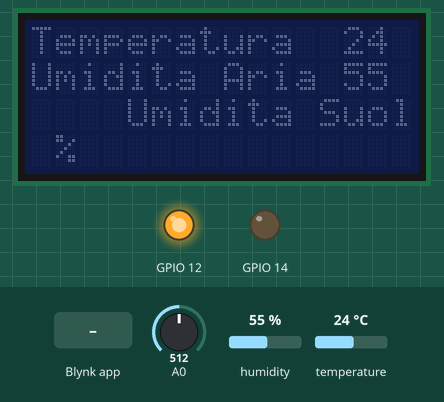
Simulated run of this sketch. Board: ESP8266 (NodeMCU). Shown: 16×4 character LCD, output pins drawn as LEDs (lit = HIGH). Inputs (shaded band) come from the test bench; at power-on: temperature 24 °C, humidity 55 %, A0 = 512. WiFi joins after 1.5 s; servers stay silent unless stated; the local clock reads 2024-03-15 10:24:30 at power-on unless the sketch sets it; what the sketch prints to the serial monitor is not drawn.

Above: at 3.0 s.
3.1 s: temperature set to 21 °C
At 4.7 s:
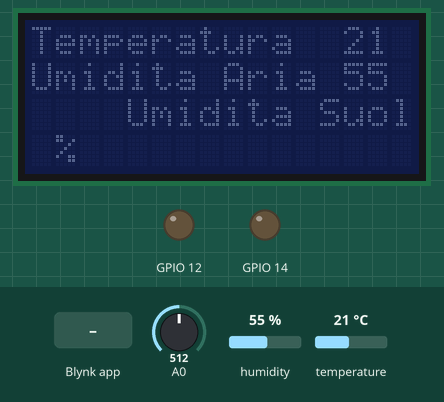
5.5 s: Blynk app writes 0 to V20
At 7.1 s:
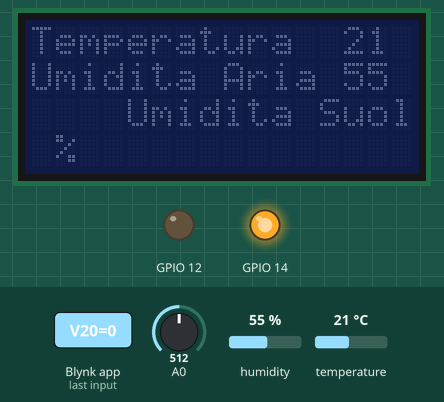
7.6 s: temperature set to 28 °C
At 9.4 s:
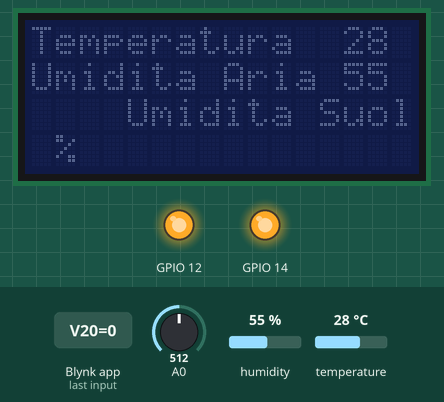
9.8 s: humidity set to 22 %
At 11.6 s:
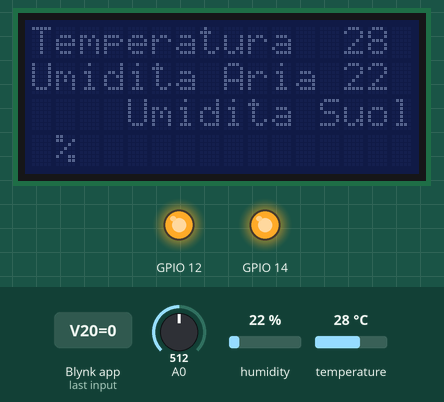
11.9 s: humidity set to 40 %
At 13.8 s:
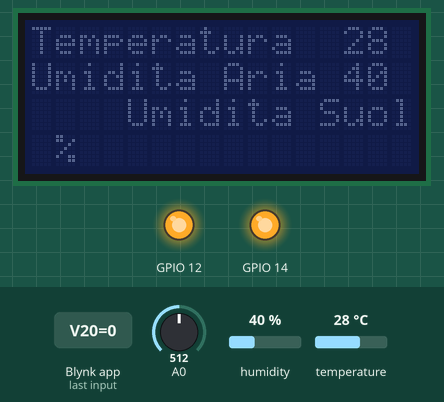
14.1 s: Blynk app writes 1 to V20
At 15.2 s:
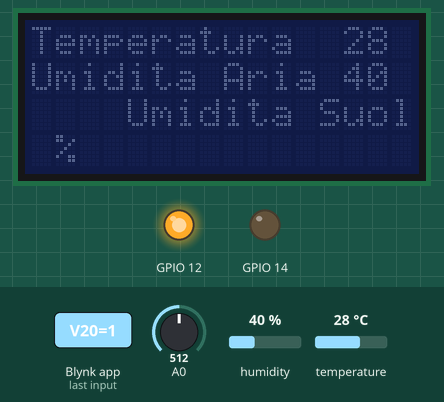
Timing chart, 0 to 17.1 s (numbered marks = the images above; inputs shaded):
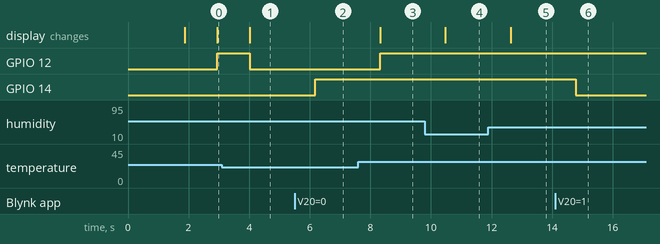

The sketch:

semenzario.ino
```cpp
/* Comment this out to disable prints and save space */


#define TEMPERATURE_TARGET 23
#define ORA_START 8
#define ORA_FINE 20

// ================


#define BLYNK_PRINT Serial


#include <ESP8266WebServer.h>
#define HTTP_REST_PORT 80
ESP8266WebServer server(HTTP_REST_PORT);

//#define BLYNK_TEMPLATE_ID "TMPLPgelnWJW"
//#define BLYNK_DEVICE_NAME "semensario"
//#define BLYNK_AUTH_TOKEN "cTBbhJBp4kWOQSTiWS6cVkh0XeVXsLvz"
#define BLYNK_AUTH_TOKEN "9Agk4hRr9jJHJKOeM80lcWimvgLoO6T1"

#include <Wire.h>
#include "LiquidCrystal_I2C.h"

#include <ESP8266WiFi.h>
#include <BlynkSimpleEsp8266.h>
#include <TimeLib.h>
#include <WidgetRTC.h>


LiquidCrystal_I2C lcd(0x27, 16, 4);

#define DHT11_PIN D11
#define RELE_TMP_PIN D12
#define RELE_LUCI_PIN D13

#include "dht11.h"

char auth[] = BLYNK_AUTH_TOKEN;

// Your WiFi credentials.
// Set password to "" for open networks.
char ssid[] = "FilippoViola";
char pass[] = "alicepi1";

//char ssid[] = "GIARDINO";
//char pass[] = "alicepi1";

BlynkTimer timer;
WidgetRTC rtc;

String currentTime;
String currentDate;
bool luce_accesa = false;
dht11 DHT;

bool temp_attiva=false;
bool en_luci=true;
bool en_resistenza=true;
/*
// This function is called every time the Virtual Pin 0 state changes
BLYNK_WRITE(V0)
{
  // Set incoming value from pin V0 to a variable
  int value = param.asInt();

  // Update state
  Blynk.virtualWrite(V1, value);
}

*/
// This function is called every time the device is connected to the Blynk.Cloud
BLYNK_CONNECTED()
{
  // Change Web Link Button message to "Congratulations!"
  //Blynk.setProperty(V3, "offImageUrl", "https://static-image.nyc3.cdn.digitaloceanspaces.com/general/fte/congratulations.png");
  //Blynk.setProperty(V3, "onImageUrl",  "https://static-image.nyc3.cdn.digitaloceanspaces.com/general/fte/congratulations_pressed.png");
  //Blynk.setProperty(V3, "url", "https://docs.blynk.io/en/getting-started/what-do-i-need-to-blynk/how-quickstart-device-was-made");
}

BLYNK_WRITE(V20) //Button luci
{
  en_luci =  param.asInt()==1;
}
BLYNK_WRITE(V21) //Button resistenza
{
   en_resistenza =  param.asInt()==1;
}

// This function sends Arduino's uptime every second to Virtual Pin 2.
void clockDisplay()
{
  // You can call hour(), minute(), ... at any time
  // Please see Time library examples for details

  currentTime = String(hour()) + ":" + minute() + ":" + second();
  currentDate = String(day()) + " " + month() + " " + year();


  // Send time to the App
  Blynk.virtualWrite(V1, currentTime);
  // Send date to the App
  Blynk.virtualWrite(V2, currentDate);
}

float _temperature;
float _humidity;
float mois;
void temperature()
{
  // return;

    mois = analogRead(A0);

   int chk;
  //Serial.print("DHT11, \t");
  chk = DHT.read(DHT11_PIN);    // READ DATA
  switch (chk){
    case DHTLIB_OK:
                Serial.print("OK,\t");
                break;
    case DHTLIB_ERROR_CHECKSUM:
                Serial.print("Checksum error,\t");
                break;
    case DHTLIB_ERROR_TIMEOUT:
                Serial.print("Time out error,\t");
                break;
    default:
                Serial.print("Unknown error,\t");
                break;
  }

  _humidity =  DHT.humidity;
  _temperature =  DHT.temperature;

  Blynk.virtualWrite(V3, DHT.humidity);
  Blynk.virtualWrite(V4, DHT.temperature);
  Blynk.virtualWrite(V5, mois);

  Serial.print(DHT.humidity,1);
  Serial.print(",\t");
  Serial.print(DHT.temperature,1);
  Serial.print(",\t");
  Serial.println(mois,1);

  lcd.setCursor(0,0);
  lcd.print("Temperatura ");
  lcd.setCursor(13,0);
  lcd.print(DHT.temperature);
  //lcd.setCursor(17,0);
  //lcd.print("°");

  lcd.setCursor(0,1); //Defining positon to write from second row,first column .
  lcd.print("Umidita Aria");
  lcd.setCursor(13,1);
  lcd.print(DHT.humidity);
  lcd.setCursor(17,1);
  lcd.print("%");

  lcd.setCursor(0,2); //Defining positon to write from second row,first column .
  lcd.print("Umidita Suolo ");
  lcd.setCursor(13,2);
  lcd.print(mois);

}
int c=0;
void switch_temperatura(bool accesa)
{  Serial.print("tmp");
   Serial.println(accesa);
   digitalWrite(RELE_TMP_PIN, (accesa) ? LOW : HIGH);
   temp_attiva = accesa;
   int v = (temp_attiva) ? 1 : 0;
   Blynk.virtualWrite(V7, accesa);

}
void switch_luci(bool accesa)
{
    Serial.print("LUCI");
  Serial.println(accesa);

   digitalWrite(RELE_LUCI_PIN, (accesa) ? LOW : HIGH);
   luce_accesa = accesa;
   int v = (luce_accesa) ? 1 : 0;
   Blynk.virtualWrite(V8, luce_accesa);

}

void test_temp() {

  if (temp_attiva == true){
    switch_temperatura(true);
   }
  else{
   switch_temperatura(false);
  }

  temp_attiva = !temp_attiva;

   Serial.println(temp_attiva);
  delay(2000);              // attende per un secondo.
}

// ================

void setup()
{

  // Debug console
  Serial.begin(9600);

  Blynk.begin(auth, ssid, pass);

   // Begin synchronizing time
  rtc.begin();

  //dht.begin();

  lcd.begin(); //Defining 16 columns and 2 rows of lcd display

  //lcd.backlight(); //To Power ON /OFF the back light
  lcd.noBacklight(); //To Power ON /OFF the back light

 // Setup a function to be called every second
  timer.setInterval(1000L, clockDisplay);
  timer.setInterval(1000L, temperature);

  pinMode(A0, INPUT);

  pinMode(RELE_TMP_PIN, OUTPUT);
  pinMode(RELE_LUCI_PIN, OUTPUT);


  switch_luci(false);
  switch_temperatura(false);

  restServerRouting();
  server.begin();
  Serial.println("HTTP server started");
}

void calibraTemperatura()
{
  if (_temperature < TEMPERATURE_TARGET && en_resistenza)
  {
    // troppo bassa
    switch_temperatura(true);
  }
  else if ( _temperature- TEMPERATURE_TARGET  >0.5)
  {
    switch_temperatura(false);
  }

}


void periodo_luci()
{
  int h = hour();

   Blynk.virtualWrite(V9, h);
 // Serial.print("ORA: ");
  //Serial.println(h);

  bool accesa = (h >= ORA_START && h <= ORA_FINE)  && en_luci ;
  if (accesa != luce_accesa)
  {
      luce_accesa = accesa;

      switch_luci(luce_accesa);
  }


}

// ========== REST ===========

void getHelloWord() {
    server.send(200, "text/json", "{\"name\": \"Hello world\"}");
}

void getState() {
    String temperature = String(_temperature, 1);
    String humidity = String(_humidity, 1);
    String smois = String(mois);
    String res =  String("{\"temp\":")+  temperature+",\"humidity\":"+humidity+",\"mois\":"+smois+",\"sw_tmp\":"+((temp_attiva)? "1": "0")+",\"sw_luci\":"+((luce_accesa)? "1": "0")+"}";
    //DHT.humidity
    //DHT.temperature
    server.send(200, "text/json", res);
}

void restServerRouting() {
    server.on("/", HTTP_GET, []() {
        server.send(200, F("text/html"),
            F("Welcome to the Semenzario REST Web Server"));
    });
    server.on(F("/helloWorld"), HTTP_GET, getHelloWord);
    server.on(F("/state"), HTTP_GET, getState);
}

// ========= LOOP =======

void loop()
{
  Blynk.run();

  timer.run();

 server.handleClient();

   calibraTemperatura();

   periodo_luci();

//  switch_luci(false);
//  switch_temperatura(true);

   delay(1000);
 //test_temp();
 //switch_temperatura(true);

}
```

Measured:
- the behaviour switches between 23 and 22 °C on temperature (found by bisection; images 0 and 1)
- after the input at 3.1 s, GPIO 12: HIGH → LOW after 0.92 s; the display: changes after 0.92 s (image 1)
- after the input at 5.5 s, GPIO 14: LOW → HIGH after 0.68 s
- after the input at 7.6 s, GPIO 12: LOW → HIGH after 0.73 s; the display: changes after 0.73 s (image 3)
- after the input at 9.8 s, the display: changes after 0.68 s (image 4)
- after the input at 11.9 s, the display: changes after 0.73 s (image 5)
- after the input at 14.1 s, GPIO 14: HIGH → LOW after 0.69 s
